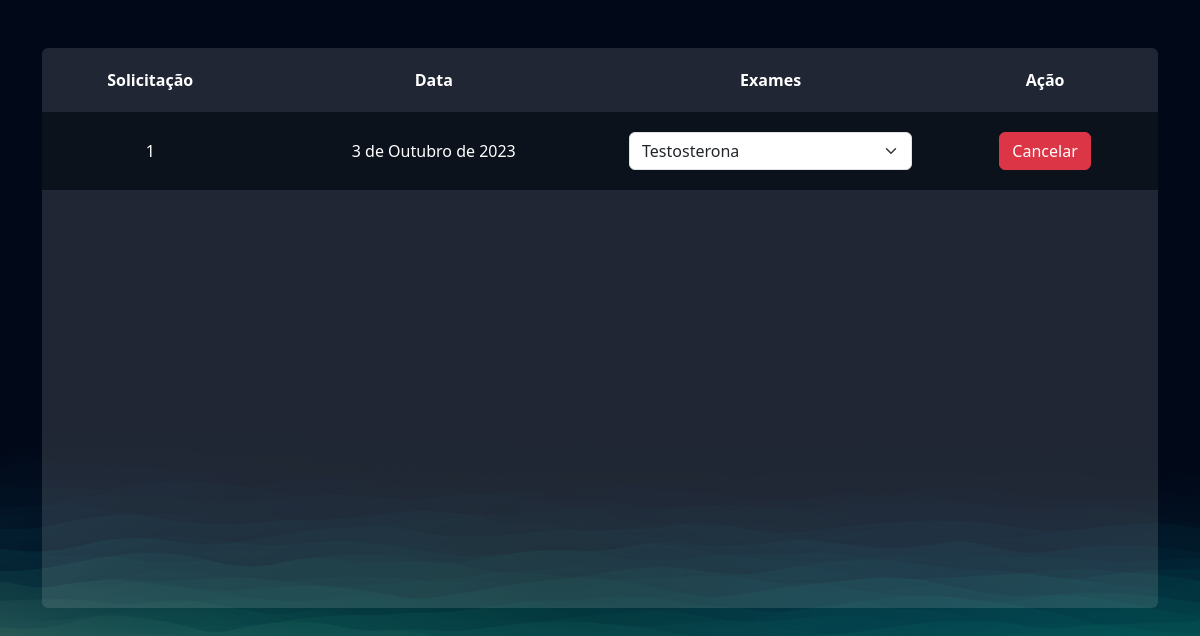
The page /exames/gerenciar_pedidos/ (signed in) on the database as committed earlier.
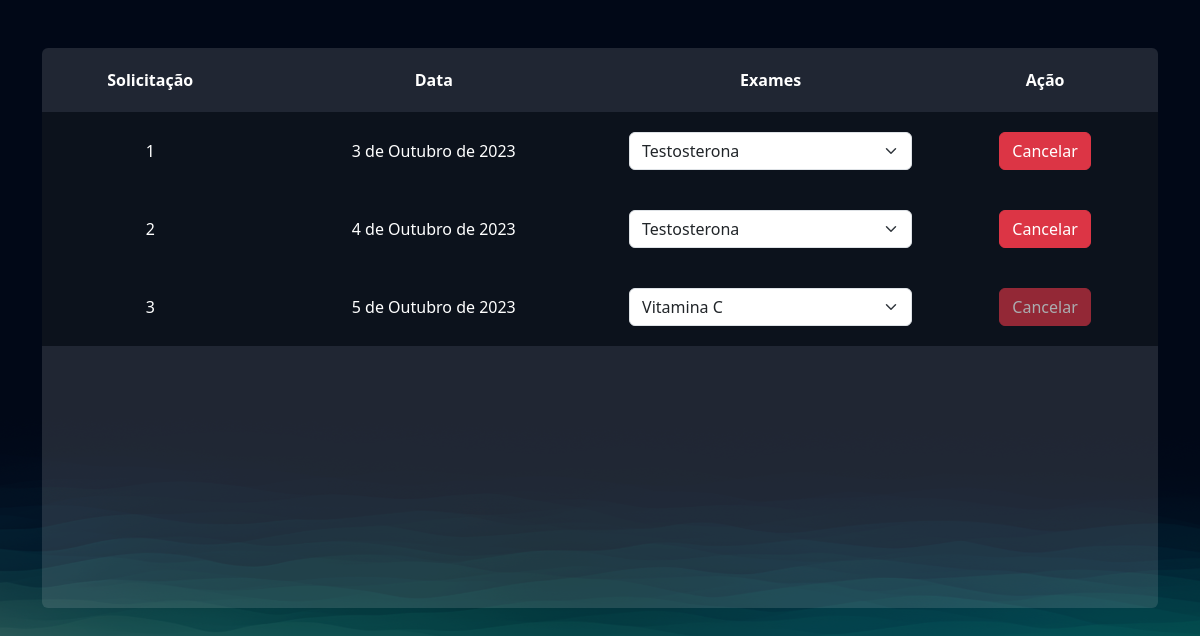
The same page on the database as committed later.
### exames/models.py (models this page shows, shortened)
class PedidosExames(models.Model):
    usuario = models.ForeignKey(User, on_delete=models.DO_NOTHING)
    exames = models.ManyToManyField(SolicitacaoExame)
    agendado = models.BooleanField(default=True)
    data = models.DateField()

### exames/views.py (the view)
# urls.py: path('gerenciar_pedidos/', views.gerenciar_pedidos, name="gerenciar_pedidos"),
@login_required
def gerenciar_pedidos(request):
    pedidos_exames = PedidosExames.objects.filter(usuario=request.user)
    return render(request, 'gerenciar_pedidos.html', {'pedidos_exames': pedidos_exames})

### exames/templates/gerenciar_pedidos.html (shortened to what this page needs)
{% extends "bases/base.html" %}
{% load static %}
{% block 'head' %}
    <link href="{% static 'exames/css/css.css' %}" rel="stylesheet">
    <link href="{% static 'exames/css/gerenciar_pedidos.css' %}" rel="stylesheet">
{% endblock 'head' %}
{% block 'conteudo' %}
    <br>
    <br>
    <div class="container">
        <div class="card card-view">
            <table>
                <tr>
                <th>Solicitação</th>
                <th>Data</th>
                <th>Exames</th>
                <th>Ação</th>
                </tr>
                {% for pedidos in pedidos_exames %}
                    <tr class="linha-tabela">
                        <td>{{pedidos.id}}</td>
                        <td>{{pedidos.data}}</td>
                        <td>
                            <select class="form-select">
                                {% for exame in pedidos.exames.all %}
                                    <option style="color: black"  value="">{{exame.exame.nome}}</option>
                                {% endfor %}
                            </select>
                        </td>
                        <td>
                            <a href="{% url "cancelar_pedido" pedidos.id %}"  class="btn btn-danger {% if not pedidos.agendado %} disabled {% endif %}">Cancelar</a>
                        </td>
                    </tr>
                {% endfor %}
            </table>
        </div>
    </div>
{% endblock 'conteudo' %}

### templates/bases/base.html (shortened to what this page needs)
{% load static %}
<!doctype html>
<html lang="pt-BR">
<head>
    <link href="https://cdn.jsdelivr.net/npm/bootstrap@5.3.1/dist/css/bootstrap.min.css" rel="stylesheet">
    <link href="{% static 'geral/css/base.css' %}" rel="stylesheet">
    {% block 'head' %}{% endblock %}
</head>
<body>
    {% block 'conteudo' %}{% endblock %}
</body>
</html>

### templates/static/geral/css/base.css (style rules this page uses)
:root { --main-color: #151C34; --dark-color: #0C121C ; --light-color: #6DE6EE; --contrast-color: #f4c96b; --differential-color: #066668; }
* { color: white }

### templates/static/exames/css/css.css (style rules this page uses)
body { background-image: url('/static/geral/img/bg2.png'); background-size: cover; }
.card { background-color: rgba(217, 217, 217, .14); color: white; padding: 15px; }

### templates/static/exames/css/gerenciar_pedidos.css (style rules this page uses)
.linha-tabela { background-color: var(--dark-color); height: 20px; }
td, th { padding: 20px; }
.card-view { text-align: center; padding: 0; border: none; height: 70vh; }

Rows that differ between the two databases and show on the page:
added PedidosExames: id "2", data "4 de Outubro de 2023"
added PedidosExames: id "3", data "5 de Outubro de 2023", agendado False (drawn)
